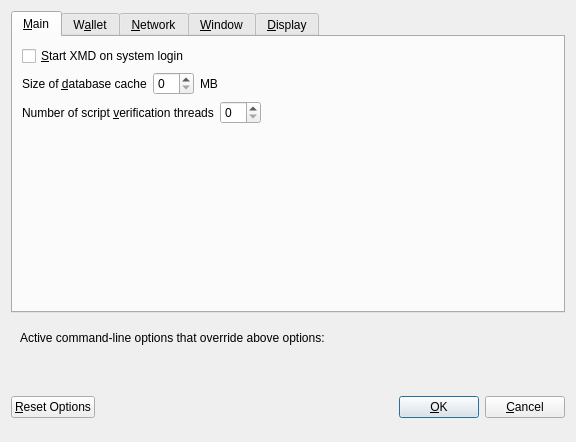
<?xml version="1.0" encoding="UTF-8"?>
<ui version="4.0">
 <class>OptionsDialog</class>
 <widget class="QDialog" name="OptionsDialog">
  <property name="geometry">
   <rect>
    <x>0</x>
    <y>0</y>
    <width>576</width>
    <height>442</height>
   </rect>
  </property>
  <property name="windowTitle">
   <string>Options</string>
  </property>
  <property name="modal">
   <bool>true</bool>
  </property>
  <layout class="QVBoxLayout" name="verticalLayout">
   <item>
    <widget class="QTabWidget" name="tabWidget">
     <property name="currentIndex">
      <number>0</number>
     </property>
     <widget class="QWidget" name="tabMain">
      <attribute name="title">
       <string>&amp;Main</string>
      </attribute>
      <layout class="QVBoxLayout" name="verticalLayout_Main">
       <item>
        <widget class="QCheckBox" name="bitcoinAtStartup">
         <property name="toolTip">
          <string>Automatically start XMD after logging in to the system.</string>
         </property>
         <property name="text">
          <string>&amp;Start XMD on system login</string>
         </property>
        </widget>
       </item>
       <item>
        <layout class="QHBoxLayout" name="horizontalLayout_2_Main">
         <item>
          <widget class="QLabel" name="databaseCacheLabel">
           <property name="text">
            <string>Size of &amp;database cache</string>
           </property>
           <property name="textFormat">
            <enum>Qt::PlainText</enum>
           </property>
           <property name="buddy">
            <cstring>databaseCache</cstring>
           </property>
          </widget>
         </item>
         <item>
          <widget class="QSpinBox" name="databaseCache"/>
         </item>
         <item>
          <widget class="QLabel" name="databaseCacheUnitLabel">
           <property name="text">
            <string>MB</string>
           </property>
           <property name="textFormat">
            <enum>Qt::PlainText</enum>
           </property>
          </widget>
         </item>
         <item>
          <spacer name="horizontalSpacer_2_Main">
           <property name="orientation">
            <enum>Qt::Horizontal</enum>
           </property>
           <property name="sizeHint" stdset="0">
            <size>
             <width>40</width>
             <height>20</height>
            </size>
           </property>
          </spacer>
         </item>
        </layout>
       </item>
       <item>
        <layout class="QHBoxLayout" name="horizontalLayout_3_Main">
         <item>
          <widget class="QLabel" name="threadsScriptVerifLabel">
           <property name="text">
            <string>Number of script &amp;verification threads</string>
           </property>
           <property name="textFormat">
            <enum>Qt::PlainText</enum>
           </property>
           <property name="buddy">
            <cstring>threadsScriptVerif</cstring>
           </property>
          </widget>
         </item>
         <item>
          <widget class="QSpinBox" name="threadsScriptVerif">
           <property name="toolTip">
            <string>(0 = auto, &lt;0 = leave that many cores free)</string>
           </property>
          </widget>
         </item>
         <item>
          <spacer name="horizontalSpacer_3_Main">
           <property name="orientation">
            <enum>Qt::Horizontal</enum>
           </property>
           <property name="sizeHint" stdset="0">
            <size>
             <width>40</width>
             <height>20</height>
            </size>
           </property>
          </spacer>
         </item>
        </layout>
       </item>
       <item>
        <spacer name="verticalSpacer_2">
         <property name="orientation">
          <enum>Qt::Vertical</enum>
         </property>
         <property name="sizeHint" stdset="0">
          <size>
           <width>20</width>
           <height>40</height>
          </size>
         </property>
        </spacer>
       </item>
      </layout>
     </widget>
     <widget class="QWidget" name="tabWallet">
      <attribute name="title">
       <string>W&amp;allet</string>
      </attribute>
      <layout class="QVBoxLayout" name="verticalLayout_Wallet">
       <item>
        <layout class="QHBoxLayout" name="horizontalLayout_2_Wallet">
         <item>
          <widget class="QLabel" name="labelStakeSplitThresholdText">
           <property name="text">
            <string>Stake split threshold:</string>
           </property>
          </widget>
         </item>
         <item>
          <widget class="QSpinBox" name="spinBoxStakeSplitThreshold">
           <property name="minimum">
            <number>1</number>
           </property>
           <property name="maximum">
            <number>999999</number>
           </property>
          </widget>
         </item>
        </layout>
       </item>
       <item>
        <widget class="QGroupBox" name="groupBox">
         <property name="title">
          <string>Expert</string>
         </property>
         <layout class="QVBoxLayout" name="verticalLayout_2">
          <item>
           <widget class="QCheckBox" name="coinControlFeatures">
            <property name="toolTip">
             <string>Whether to show coin control features or not.</string>
            </property>
            <property name="text">
             <string>Enable coin &amp;control features</string>
            </property>
           </widget>
          </item>
          <item>
           <widget class="QCheckBox" name="showMasternodesTab">
            <property name="toolTip">
             <string>Show additional tab listing all your masternodes in first sub-tab&lt;br/&gt;and all masternodes on the network in second sub-tab.</string>
            </property>
            <property name="text">
             <string>Show Masternodes Tab</string>
            </property>
           </widget>
          </item>
          <item>
           <widget class="QCheckBox" name="spendZeroConfChange">
            <property name="toolTip">
             <string>If you disable the spending of unconfirmed change, the change from a transaction&lt;br/&gt;cannot be used until that transaction has at least one confirmation.&lt;br/&gt;This also affects how your balance is computed.</string>
            </property>
            <property name="text">
             <string>&amp;Spend unconfirmed change</string>
            </property>
           </widget>
          </item>
         </layout>
        </widget>
       </item>
       <item>
        <spacer name="verticalSpacer_Wallet">
         <property name="orientation">
          <enum>Qt::Vertical</enum>
         </property>
         <property name="sizeHint" stdset="0">
          <size>
           <width>20</width>
           <height>40</height>
          </size>
         </property>
        </spacer>
       </item>
      </layout>
     </widget>
     <widget class="QWidget" name="tabNetwork">
      <attribute name="title">
       <string>&amp;Network</string>
      </attribute>
      <layout class="QVBoxLayout" name="verticalLayout_Network">
       <item>
        <widget class="QCheckBox" name="mapPortUpnp">
         <property name="toolTip">
          <string>Automatically open the XMD client port on the router. This only works when your router supports UPnP and it is enabled.</string>
         </property>
         <property name="text">
          <string>Map port using &amp;UPnP</string>
         </property>
        </widget>
       </item>
       <item>
        <widget class="QCheckBox" name="allowIncoming">
         <property name="toolTip">
          <string>Accept connections from outside</string>
         </property>
         <property name="text">
          <string>Allow incoming connections</string>
         </property>
        </widget>
       </item>
       <item>
        <widget class="QCheckBox" name="connectSocks">
         <property name="toolTip">
          <string>Connect to the XMD network through a SOCKS5 proxy.</string>
         </property>
         <property name="text">
          <string>&amp;Connect through SOCKS5 proxy (default proxy):</string>
         </property>
        </widget>
       </item>
       <item>
        <layout class="QHBoxLayout" name="horizontalLayout_1_Network">
         <item>
          <widget class="QLabel" name="proxyIpLabel">
           <property name="text">
            <string>Proxy &amp;IP:</string>
           </property>
           <property name="textFormat">
            <enum>Qt::PlainText</enum>
           </property>
           <property name="buddy">
            <cstring>proxyIp</cstring>
           </property>
          </widget>
         </item>
         <item>
          <widget class="QValidatedLineEdit" name="proxyIp">
           <property name="minimumSize">
            <size>
             <width>140</width>
             <height>0</height>
            </size>
           </property>
           <property name="maximumSize">
            <size>
             <width>140</width>
             <height>16777215</height>
            </size>
           </property>
           <property name="toolTip">
            <string>IP address of the proxy (e.g. IPv4: 127.0.0.1 / IPv6: ::1)</string>
           </property>
          </widget>
         </item>
         <item>
          <widget class="QLabel" name="proxyPortLabel">
           <property name="text">
            <string>&amp;Port:</string>
           </property>
           <property name="textFormat">
            <enum>Qt::PlainText</enum>
           </property>
           <property name="buddy">
            <cstring>proxyPort</cstring>
           </property>
          </widget>
         </item>
         <item>
          <widget class="QLineEdit" name="proxyPort">
           <property name="minimumSize">
            <size>
             <width>55</width>
             <height>0</height>
            </size>
           </property>
           <property name="maximumSize">
            <size>
             <width>55</width>
             <height>16777215</height>
            </size>
           </property>
           <property name="toolTip">
            <string>Port of the proxy (e.g. 9050)</string>
           </property>
          </widget>
         </item>
         <item>
          <spacer name="horizontalSpacer_1_Network">
           <property name="orientation">
            <enum>Qt::Horizontal</enum>
           </property>
           <property name="sizeHint" stdset="0">
            <size>
             <width>40</width>
             <height>20</height>
            </size>
           </property>
          </spacer>
         </item>
        </layout>
       </item>
       <item>
        <spacer name="verticalSpacer_Network">
         <property name="orientation">
          <enum>Qt::Vertical</enum>
         </property>
         <property name="sizeHint" stdset="0">
          <size>
           <width>20</width>
           <height>40</height>
          </size>
         </property>
        </spacer>
       </item>
      </layout>
     </widget>
     <widget class="QWidget" name="tabWindow">
      <attribute name="title">
       <string>&amp;Window</string>
      </attribute>
      <layout class="QVBoxLayout" name="verticalLayout_Window">
       <item>
        <widget class="QCheckBox" name="minimizeToTray">
         <property name="toolTip">
          <string>Show only a tray icon after minimizing the window.</string>
         </property>
         <property name="text">
          <string>&amp;Minimize to the tray instead of the taskbar</string>
         </property>
        </widget>
       </item>
       <item>
        <widget class="QCheckBox" name="minimizeOnClose">
         <property name="toolTip">
          <string>Minimize instead of exit the application when the window is closed. When this option is enabled, the application will be closed only after selecting Quit in the menu.</string>
         </property>
         <property name="text">
          <string>M&amp;inimize on close</string>
         </property>
        </widget>
       </item>
       <item>
        <spacer name="verticalSpacer_Window">
         <property name="orientation">
          <enum>Qt::Vertical</enum>
         </property>
         <property name="sizeHint" stdset="0">
          <size>
           <width>20</width>
           <height>40</height>
          </size>
         </property>
        </spacer>
       </item>
      </layout>
     </widget>
     <widget class="QWidget" name="tabDisplay">
      <attribute name="title">
       <string>&amp;Display</string>
      </attribute>
      <layout class="QVBoxLayout" name="verticalLayout_Display">
       <item>
        <layout class="QHBoxLayout" name="horizontalLayout_1_Display">
         <item>
          <widget class="QLabel" name="langLabel">
           <property name="text">
            <string>User Interface &amp;language:</string>
           </property>
           <property name="textFormat">
            <enum>Qt::PlainText</enum>
           </property>
           <property name="buddy">
            <cstring>lang</cstring>
           </property>
          </widget>
         </item>
         <item>
          <widget class="QValueComboBox" name="lang">
           <property name="toolTip">
            <string>The user interface language can be set here. This setting will take effect after restarting XMD.</string>
           </property>
          </widget>
         </item>
        </layout>
       </item>
       <item>
        <widget class="QLabel" name="label_3">
         <property name="toolTip">
          <string notr="true"/>
         </property>
         <property name="statusTip">
          <string notr="true"/>
         </property>
         <property name="whatsThis">
          <string notr="true"/>
         </property>
         <property name="accessibleName">
          <string notr="true"/>
         </property>
         <property name="text">
          <string>Language missing or translation incomplete? Help contributing translations here:
https://discord.gg/uYzDSz5ZMb</string>
         </property>
         <property name="wordWrap">
          <bool>true</bool>
         </property>
         <property name="openExternalLinks">
          <bool>true</bool>
         </property>
         <property name="textInteractionFlags">
          <set>Qt::TextBrowserInteraction</set>
         </property>
        </widget>
       </item>
       <item>
        <layout class="QHBoxLayout" name="horizontalLayout_2_Display" stretch="0,0">
         <item>
          <widget class="QLabel" name="themeLabel">
           <property name="text">
            <string>User Interface Theme:</string>
           </property>
          </widget>
         </item>
         <item>
          <widget class="QValueComboBox" name="theme"/>
         </item>
        </layout>
       </item>
       <item>
        <widget class="QWidget" name="verticalDisplayWidget" native="true">
         <layout class="QVBoxLayout" name="verticalDisplayLayout">
          <property name="margin">
           <number>0</number>
          </property>
          <item>
           <widget class="Line" name="line">
            <property name="orientation">
             <enum>Qt::Horizontal</enum>
            </property>
           </widget>
          </item>
          <item>
           <layout class="QHBoxLayout" name="horizontalLayout_3_Display">
            <item>
             <widget class="QLabel" name="unitLabel">
              <property name="text">
               <string>Unit to show amounts in:</string>
              </property>
              <property name="textFormat">
               <enum>Qt::PlainText</enum>
              </property>
             </widget>
            </item>
            <item>
             <widget class="QValueComboBox" name="unit">
              <property name="toolTip">
               <string>Choose the default subdivision unit to show in the interface and when sending coins.</string>
              </property>
             </widget>
            </item>
           </layout>
          </item>
          <item>
           <layout class="QHBoxLayout" name="horizontalLayout_4_Display">
            <item>
             <widget class="QLabel" name="digitsLabel">
              <property name="text">
               <string>Decimal digits</string>
              </property>
             </widget>
            </item>
            <item>
             <widget class="QValueComboBox" name="digits"/>
            </item>
           </layout>
          </item>
          <item>
           <layout class="QHBoxLayout" name="horizontalLayout_5_Display">
            <item>
             <widget class="QCheckBox" name="checkBoxHideZeroBalances">
              <property name="toolTip">
               <string>Hide empty balances</string>
              </property>
              <property name="layoutDirection">
               <enum>Qt::LeftToRight</enum>
              </property>
              <property name="text">
               <string>Hide empty balances</string>
              </property>
             </widget>
            </item>
            <item>
             <widget class="QCheckBox" name="checkBoxHideOrphans">
              <property name="toolTip">
               <string>Hide orphan stakes in transaction lists</string>
              </property>
              <property name="text">
               <string>Hide orphan stakes</string>
              </property>
             </widget>
            </item>
            <item>
             <spacer name="horizontalSpacer">
              <property name="orientation">
               <enum>Qt::Horizontal</enum>
              </property>
              <property name="sizeHint" stdset="0">
               <size>
                <width>40</width>
                <height>20</height>
               </size>
              </property>
             </spacer>
            </item>
           </layout>
          </item>
          <item>
           <layout class="QHBoxLayout" name="horizontalLayout_6_Display">
            <item>
             <widget class="QLabel" name="thirdPartyTxUrlsLabel">
              <property name="toolTip">
               <string>Third party URLs (e.g. a block explorer) that appear in the transactions tab as context menu items. %s in the URL is replaced by transaction hash. Multiple URLs are separated by vertical bar |.</string>
              </property>
              <property name="text">
               <string>Third party transaction URLs</string>
              </property>
             </widget>
            </item>
            <item>
             <widget class="QLineEdit" name="thirdPartyTxUrls">
              <property name="toolTip">
               <string>Third party URLs (e.g. a block explorer) that appear in the transactions tab as context menu items. %s in the URL is replaced by transaction hash. Multiple URLs are separated by vertical bar |.</string>
              </property>
             </widget>
            </item>
           </layout>
          </item>
         </layout>
        </widget>
       </item>
       <item>
        <spacer name="verticalSpacer">
         <property name="orientation">
          <enum>Qt::Vertical</enum>
         </property>
         <property name="sizeHint" stdset="0">
          <size>
           <width>20</width>
           <height>40</height>
          </size>
         </property>
        </spacer>
       </item>
      </layout>
     </widget>
    </widget>
   </item>
   <item>
    <widget class="QFrame" name="frame">
     <layout class="QVBoxLayout" name="verticalLayout_Bottom">
      <item>
       <layout class="QHBoxLayout" name="horizontalLayout_Bottom">
        <item>
         <widget class="QLabel" name="overriddenByCommandLineInfoLabel">
          <property name="text">
           <string>Active command-line options that override above options:</string>
          </property>
          <property name="textFormat">
           <enum>Qt::PlainText</enum>
          </property>
         </widget>
        </item>
        <item>
         <spacer name="horizontalSpacer_Bottom">
          <property name="orientation">
           <enum>Qt::Horizontal</enum>
          </property>
          <property name="sizeHint" stdset="0">
           <size>
            <width>40</width>
            <height>20</height>
           </size>
          </property>
         </spacer>
        </item>
       </layout>
      </item>
      <item>
       <widget class="QLabel" name="overriddenByCommandLineLabel">
        <property name="text">
         <string/>
        </property>
        <property name="textFormat">
         <enum>Qt::PlainText</enum>
        </property>
        <property name="wordWrap">
         <bool>true</bool>
        </property>
       </widget>
      </item>
     </layout>
    </widget>
   </item>
   <item>
    <layout class="QHBoxLayout" name="horizontalLayout_Buttons">
     <item>
      <widget class="QPushButton" name="resetButton">
       <property name="toolTip">
        <string>Reset all client options to default.</string>
       </property>
       <property name="text">
        <string>&amp;Reset Options</string>
       </property>
       <property name="autoDefault">
        <bool>false</bool>
       </property>
      </widget>
     </item>
     <item>
      <spacer name="horizontalSpacer_1">
       <property name="orientation">
        <enum>Qt::Horizontal</enum>
       </property>
       <property name="sizeHint" stdset="0">
        <size>
         <width>40</width>
         <height>48</height>
        </size>
       </property>
      </spacer>
     </item>
     <item>
      <widget class="QLabel" name="statusLabel">
       <property name="minimumSize">
        <size>
         <width>200</width>
         <height>0</height>
        </size>
       </property>
       <property name="font">
        <font>
         <weight>75</weight>
         <bold>true</bold>
        </font>
       </property>
       <property name="text">
        <string/>
       </property>
       <property name="textFormat">
        <enum>Qt::PlainText</enum>
       </property>
       <property name="wordWrap">
        <bool>true</bool>
       </property>
      </widget>
     </item>
     <item>
      <spacer name="horizontalSpacer_2">
       <property name="orientation">
        <enum>Qt::Horizontal</enum>
       </property>
       <property name="sizeHint" stdset="0">
        <size>
         <width>40</width>
         <height>48</height>
        </size>
       </property>
      </spacer>
     </item>
     <item>
      <widget class="QPushButton" name="okButton">
       <property name="text">
        <string>&amp;OK</string>
       </property>
       <property name="autoDefault">
        <bool>false</bool>
       </property>
       <property name="default">
        <bool>true</bool>
       </property>
      </widget>
     </item>
     <item>
      <widget class="QPushButton" name="cancelButton">
       <property name="text">
        <string>&amp;Cancel</string>
       </property>
       <property name="autoDefault">
        <bool>false</bool>
       </property>
      </widget>
     </item>
    </layout>
   </item>
  </layout>
 </widget>
 <customwidgets>
  <customwidget>
   <class>QValidatedLineEdit</class>
   <extends>QLineEdit</extends>
   <header>qvalidatedlineedit.h</header>
  </customwidget>
  <customwidget>
   <class>QValueComboBox</class>
   <extends>QComboBox</extends>
   <header>qvaluecombobox.h</header>
  </customwidget>
 </customwidgets>
 <resources/>
 <connections/>
</ui>
